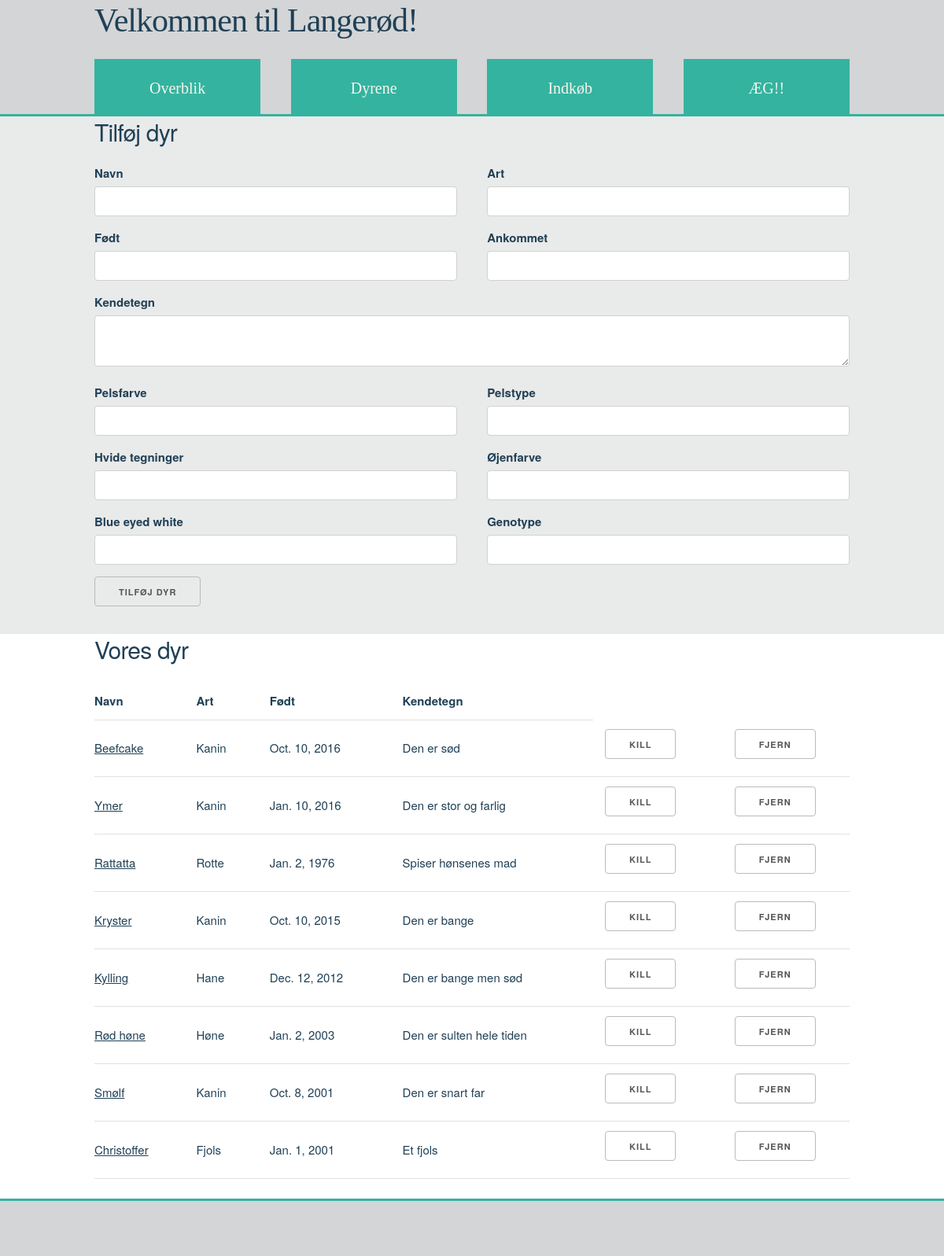
Page /animals/all/ on the earlier database version.
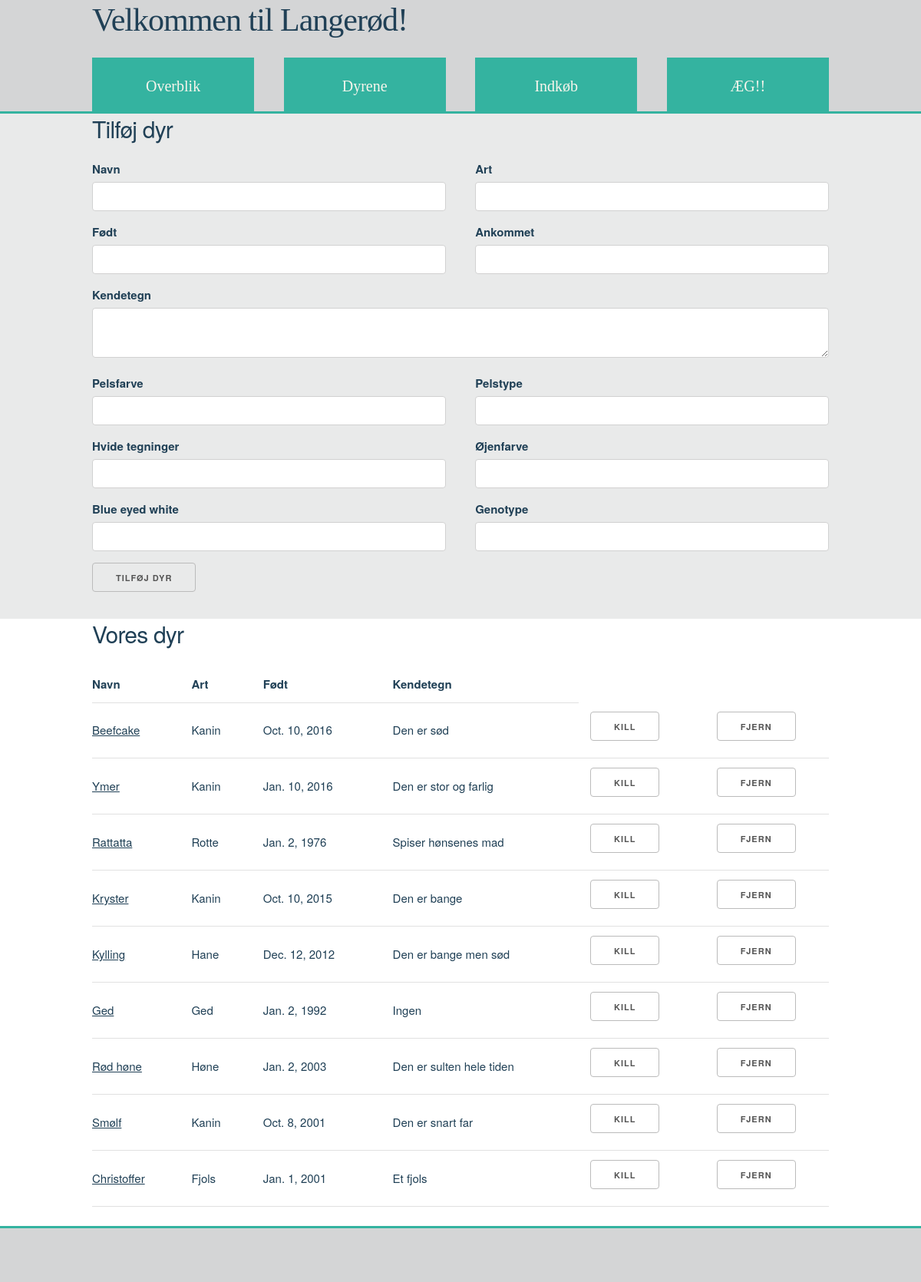
Same page on the later database version.
### animals/models.py (models this page shows, shortened)
class Animals(models.Model):
    animal_name = models.CharField(max_length=200)
    species = models.CharField(max_length=100)
    born = models.DateField('Født', editable=True, null=True)
    arrived = models.DateField('Ankommet', editable=True, null=True)
    departure = models.DateField('Afgang', editable=True, null=True, blank=True)
    dead = models.BooleanField('Død?', editable=True, default=False)
    gone = models.BooleanField('Fjern', editable=True, default=False)
    animal_characteristics = models.TextField(max_length=400)
    fur_colour = models.CharField(max_length=100)
    fur_type = models.CharField(max_length=100)
    white_marks = models.CharField(max_length=100)
    eye_colour = models.CharField(max_length=100)
    blue_eyed_white = models.CharField(max_length=50)
    genotype = models.CharField(max_length = 50)
    slug = models.SlugField()
    class Meta:
        verbose_name_plural = "Animals"

### animals/views.py (the view)
def all(request):
    animal_list = Animals.objects.exclude(dead=True).order_by('-arrived')
    if request.method == 'POST':
        form = AddAnimal(request.POST)
        if form.is_valid():
            form.save(commit=True)
            return index(request)
        else:
            print(form.errors)
    else:
        form = AddAnimal()
    return render(request, 'animals/all.html', {'animal_list': animal_list, 'form': form})

### animals/templates/animals/all.html (shortened to what the changed rows need)
{% extends 'animals/base.html' %}
{% block body_block %}
    <div class="container">
    {% if animal_list %}
      <table class="u-full-width">
        <thead>
          <tr>
            <th>Navn</th>
            <th>Art</th>
            <th>Født</th>
            <th>Kendetegn</th>
          </tr>
        </thead>
        <tbody>
          {% for animal in animal_list %}
          <tr>
            <td><a href="/animals/{{ animal.slug }}">{{ animal.animal_name }}</a></td>
            <td>{{ animal.species }}</td>
            <td>{{ animal.born }}</td>
            <td>{{ animal.animal_characteristics }}</td>
            <td><a class="button" href="">KILL</a></td>
            <td><a class="button" href="">Fjern</a></td>
          </tr>
          {% endfor %}
        </tbody>
      </table>
    {% else %}
      <p>Vi har ingen dyr :(</p>
    {% endif %}
    </div>
{% endblock %}

Differences in the rows shown:
added Animals: animal_name "Ged", species "Ged", born "Jan. 2, 1992", animal_characteristics "Ingen"
